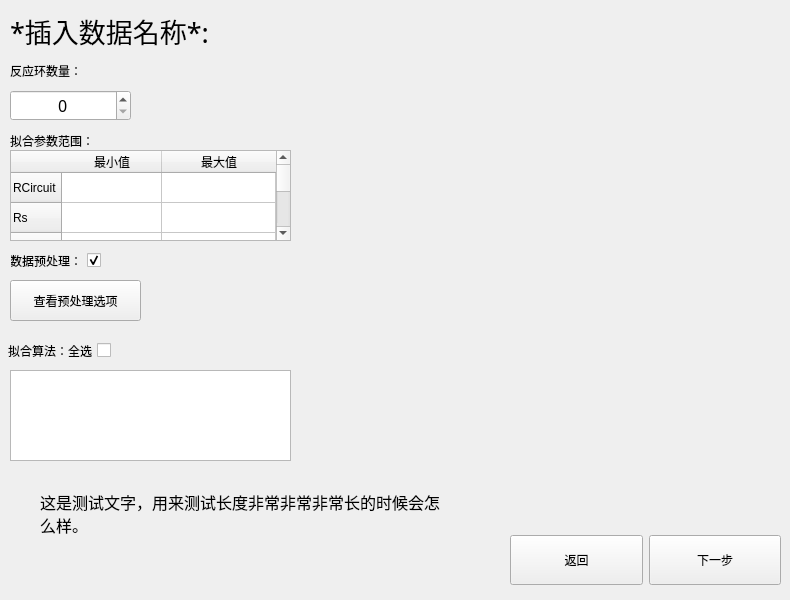
    <widget class="QWidget" name="ProcessSettings">
     <widget class="QLabel" name="DRTDiagramPic">
      <property name="geometry">
       <rect>
        <x>300</x>
        <y>10</y>
        <width>481</width>
        <height>451</height>
       </rect>
      </property>
      <property name="sizePolicy">
       <sizepolicy hsizetype="Fixed" vsizetype="Fixed">
        <horstretch>0</horstretch>
        <verstretch>0</verstretch>
       </sizepolicy>
      </property>
      <property name="text">
       <string/>
      </property>
      <property name="textFormat">
       <enum>Qt::AutoText</enum>
      </property>
      <property name="pixmap">
       <pixmap>C:/Users/PanHa/Pictures/49d7fde9f169f2405f6b7727b10cd36c2033765513.jpg</pixmap>
      </property>
      <property name="scaledContents">
       <bool>true</bool>
      </property>
     </widget>
     <widget class="QWidget" name="layoutWidget_2">
      <property name="geometry">
       <rect>
        <x>510</x>
        <y>530</y>
        <width>271</width>
        <height>61</height>
       </rect>
      </property>
      <layout class="QHBoxLayout" name="ProcessSettingBottomButtons">
       <item>
        <widget class="QPushButton" name="ProcessSettingBackButton">
         <property name="minimumSize">
          <size>
           <width>130</width>
           <height>50</height>
          </size>
         </property>
         <property name="text">
          <string>返回</string>
         </property>
        </widget>
       </item>
       <item>
        <widget class="QPushButton" name="ProcessSettingNextButton">
         <property name="minimumSize">
          <size>
           <width>130</width>
           <height>50</height>
          </size>
         </property>
         <property name="text">
          <string>下一步</string>
         </property>
        </widget>
       </item>
      </layout>
     </widget>
     <widget class="QLabel" name="DataNameLabel">
      <property name="geometry">
       <rect>
        <x>10</x>
        <y>10</y>
        <width>271</width>
        <height>41</height>
       </rect>
      </property>
      <property name="font">
       <font>
        <family>华文彩云</family>
        <pointsize>20</pointsize>
       </font>
      </property>
      <property name="text">
       <string>*插入数据名称*:</string>
      </property>
      <property name="scaledContents">
       <bool>true</bool>
      </property>
     </widget>
     <widget class="QLabel" name="staticLabel2">
      <property name="geometry">
       <rect>
        <x>10</x>
        <y>130</y>
        <width>101</width>
        <height>21</height>
       </rect>
      </property>
      <property name="text">
       <string>拟合参数范围：</string>
      </property>
     </widget>
     <widget class="QLabel" name="ProcessSettingInfoTextBoxPic">
      <property name="geometry">
       <rect>
        <x>10</x>
        <y>470</y>
        <width>471</width>
        <height>121</height>
       </rect>
      </property>
      <property name="font">
       <font>
        <family>华文彩云</family>
        <pointsize>16</pointsize>
       </font>
      </property>
      <property name="text">
       <string/>
      </property>
      <property name="pixmap">
       <pixmap>UI Elements/ProcessSettings/InfoTextBox.png</pixmap>
      </property>
      <property name="scaledContents">
       <bool>true</bool>
      </property>
      <property name="alignment">
       <set>Qt::AlignLeading|Qt::AlignLeft|Qt::AlignTop</set>
      </property>
      <property name="wordWrap">
       <bool>false</bool>
      </property>
      <property name="margin">
       <number>0</number>
      </property>
     </widget>
     <widget class="QTableWidget" name="BoundsTable">
      <property name="geometry">
       <rect>
        <x>10</x>
        <y>150</y>
        <width>281</width>
        <height>91</height>
       </rect>
      </property>
      <property name="lineWidth">
       <number>1</number>
      </property>
      <property name="midLineWidth">
       <number>0</number>
      </property>
      <property name="horizontalScrollBarPolicy">
       <enum>Qt::ScrollBarAlwaysOff</enum>
      </property>
      <property name="sizeAdjustPolicy">
       <enum>QAbstractScrollArea::AdjustIgnored</enum>
      </property>
      <property name="autoScrollMargin">
       <number>16</number>
      </property>
      <property name="textElideMode">
       <enum>Qt::ElideMiddle</enum>
      </property>
      <property name="showGrid">
       <bool>true</bool>
      </property>
      <property name="gridStyle">
       <enum>Qt::SolidLine</enum>
      </property>
      <property name="sortingEnabled">
       <bool>false</bool>
      </property>
      <property name="cornerButtonEnabled">
       <bool>true</bool>
      </property>
      <attribute name="horizontalHeaderVisible">
       <bool>true</bool>
      </attribute>
      <attribute name="horizontalHeaderCascadingSectionResizes">
       <bool>true</bool>
      </attribute>
      <attribute name="horizontalHeaderMinimumSectionSize">
       <number>30</number>
      </attribute>
      <attribute name="horizontalHeaderDefaultSectionSize">
       <number>100</number>
      </attribute>
      <attribute name="horizontalHeaderStretchLastSection">
       <bool>true</bool>
      </attribute>
      <attribute name="verticalHeaderVisible">
       <bool>true</bool>
      </attribute>
      <attribute name="verticalHeaderCascadingSectionResizes">
       <bool>true</bool>
      </attribute>
      <attribute name="verticalHeaderDefaultSectionSize">
       <number>30</number>
      </attribute>
      <attribute name="verticalHeaderShowSortIndicator" stdset="0">
       <bool>false</bool>
      </attribute>
      <row>
       <property name="text">
        <string>RCircuit</string>
       </property>
      </row>
      <row>
       <property name="text">
        <string>Rs</string>
       </property>
      </row>
      <row>
       <property name="text">
        <string>L</string>
       </property>
      </row>
      <row>
       <property name="text">
        <string>Beta</string>
       </property>
      </row>
      <row>
       <property name="text">
        <string>R</string>
       </property>
      </row>
      <row>
       <property name="text">
        <string>C</string>
       </property>
      </row>
      <column>
       <property name="text">
        <string>最小值</string>
       </property>
      </column>
      <column>
       <property name="text">
        <string>最大值</string>
       </property>
      </column>
      <item row="0" column="0">
       <property name="text">
        <string/>
       </property>
      </item>
      <item row="0" column="1">
       <property name="text">
        <string/>
       </property>
      </item>
     </widget>
     <widget class="QLabel" name="staticLabel1">
      <property name="geometry">
       <rect>
        <x>10</x>
        <y>60</y>
        <width>101</width>
        <height>21</height>
       </rect>
      </property>
      <property name="text">
       <string>反应环数量：</string>
      </property>
     </widget>
     <widget class="QLabel" name="ProcessSettingInfoText">
      <property name="geometry">
       <rect>
        <x>40</x>
        <y>490</y>
        <width>411</width>
        <height>81</height>
       </rect>
      </property>
      <property name="font">
       <font>
        <family>华文彩云</family>
        <pointsize>12</pointsize>
       </font>
      </property>
      <property name="text">
       <string>这是测试文字，用来测试长度非常非常非常长的时候会怎么样。</string>
      </property>
      <property name="scaledContents">
       <bool>false</bool>
      </property>
      <property name="alignment">
       <set>Qt::AlignLeading|Qt::AlignLeft|Qt::AlignTop</set>
      </property>
      <property name="wordWrap">
       <bool>true</bool>
      </property>
     </widget>
     <widget class="QSpinBox" name="RingCountSpinBox">
      <property name="geometry">
       <rect>
        <x>10</x>
        <y>90</y>
        <width>121</width>
        <height>31</height>
       </rect>
      </property>
      <property name="font">
       <font>
        <family>3ds</family>
        <pointsize>12</pointsize>
        <italic>false</italic>
        <bold>false</bold>
       </font>
      </property>
      <property name="alignment">
       <set>Qt::AlignCenter</set>
      </property>
      <property name="prefix">
       <string/>
      </property>
      <property name="maximum">
       <number>10</number>
      </property>
      <property name="value">
       <number>0</number>
      </property>
     </widget>
     <widget class="QCheckBox" name="PreprocessDataCheckBox">
      <property name="geometry">
       <rect>
        <x>10</x>
        <y>250</y>
        <width>91</width>
        <height>21</height>
       </rect>
      </property>
      <property name="layoutDirection">
       <enum>Qt::RightToLeft</enum>
      </property>
      <property name="text">
       <string>数据预处理：</string>
      </property>
      <property name="checked">
       <bool>true</bool>
      </property>
     </widget>
     <widget class="QPushButton" name="ShowPreprocessOptionsButton">
      <property name="geometry">
       <rect>
        <x>10</x>
        <y>280</y>
        <width>131</width>
        <height>41</height>
       </rect>
      </property>
      <property name="text">
       <string>查看预处理选项</string>
      </property>
     </widget>
     <widget class="QTableWidget" name="MethodsTable">
      <property name="geometry">
       <rect>
        <x>10</x>
        <y>370</y>
        <width>281</width>
        <height>91</height>
       </rect>
      </property>
      <property name="lineWidth">
       <number>1</number>
      </property>
      <property name="horizontalScrollBarPolicy">
       <enum>Qt::ScrollBarAlwaysOff</enum>
      </property>
      <property name="sizeAdjustPolicy">
       <enum>QAbstractScrollArea::AdjustIgnored</enum>
      </property>
      <property name="autoScrollMargin">
       <number>16</number>
      </property>
      <property name="textElideMode">
       <enum>Qt::ElideMiddle</enum>
      </property>
      <property name="showGrid">
       <bool>true</bool>
      </property>
      <property name="sortingEnabled">
       <bool>false</bool>
      </property>
      <property name="cornerButtonEnabled">
       <bool>true</bool>
      </property>
      <attribute name="horizontalHeaderVisible">
       <bool>true</bool>
      </attribute>
      <attribute name="horizontalHeaderCascadingSectionResizes">
       <bool>true</bool>
      </attribute>
      <attribute name="horizontalHeaderMinimumSectionSize">
       <number>30</number>
      </attribute>
      <attribute name="horizontalHeaderDefaultSectionSize">
       <number>100</number>
      </attribute>
      <attribute name="horizontalHeaderStretchLastSection">
       <bool>true</bool>
      </attribute>
      <attribute name="verticalHeaderVisible">
       <bool>true</bool>
      </attribute>
      <attribute name="verticalHeaderCascadingSectionResizes">
       <bool>true</bool>
      </attribute>
      <attribute name="verticalHeaderDefaultSectionSize">
       <number>30</number>
      </attribute>
      <attribute name="verticalHeaderShowSortIndicator" stdset="0">
       <bool>false</bool>
      </attribute>
     </widget>
     <widget class="QCheckBox" name="MethodCheckBox">
      <property name="geometry">
       <rect>
        <x>0</x>
        <y>340</y>
        <width>111</width>
        <height>21</height>
       </rect>
      </property>
      <property name="layoutDirection">
       <enum>Qt::RightToLeft</enum>
      </property>
      <property name="text">
       <string>拟合算法：全选</string>
      </property>
      <property name="checked">
       <bool>false</bool>
      </property>
     </widget>
    </widget>
